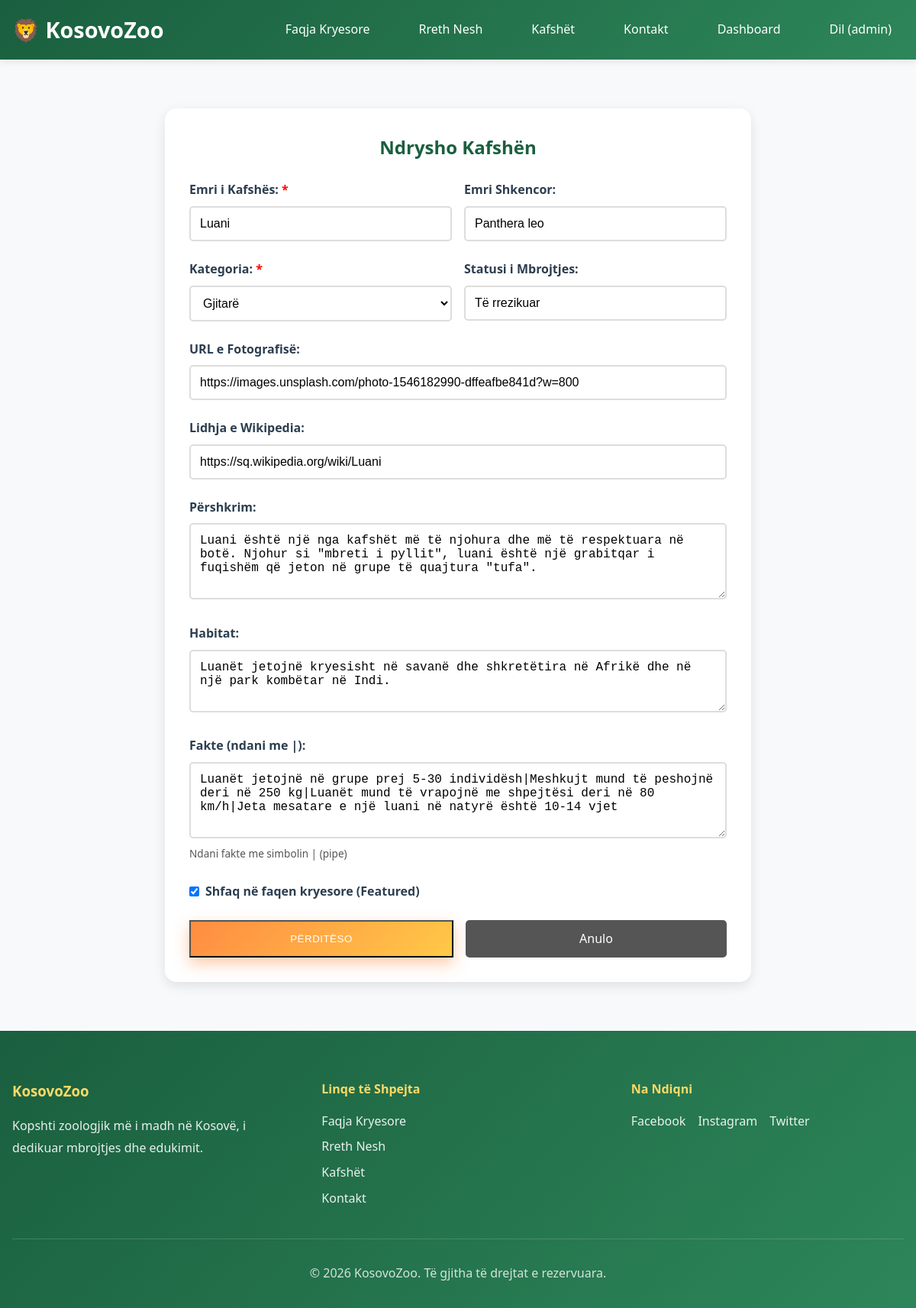
/admin/edit_animal.php?id=1 (signed in), run on the app's committed database.
### tables this page shows
CREATE TABLE IF NOT EXISTS users (
    id INT AUTO_INCREMENT PRIMARY KEY,
    username VARCHAR(50) UNIQUE NOT NULL,
    email VARCHAR(100) UNIQUE NOT NULL,
    password VARCHAR(255) NOT NULL,
    role ENUM('admin', 'user') DEFAULT 'user',
    created_at TIMESTAMP DEFAULT CURRENT_TIMESTAMP
);

CREATE TABLE IF NOT EXISTS animals (
    id INT AUTO_INCREMENT PRIMARY KEY,
    name VARCHAR(100) NOT NULL,
    scientific_name VARCHAR(150),
    category VARCHAR(50) NOT NULL,
    image_url VARCHAR(500),
    wikipedia_link VARCHAR(500),
    description TEXT,
    habitat TEXT,
    conservation_status VARCHAR(100),
    facts TEXT,
    featured BOOLEAN DEFAULT 0,
    created_at TIMESTAMP DEFAULT CURRENT_TIMESTAMP,
    updated_at TIMESTAMP DEFAULT CURRENT_TIMESTAMP ON UPDATE CURRENT_TIMESTAMP
);

### config.php (called while the page is built, shortened)
<?php
$db_host = 'localhost';
$db_user = 'root';
$db_pass = '';
$db_name = 'zoo';
$conn = mysqli_connect($db_host, $db_user, $db_pass, $db_name);
mysqli_set_charset($conn, "utf8mb4");
function isLoggedIn() {
    return isset($_SESSION['user_id']);
}
function isAdmin() {
    return isset($_SESSION['role']) && $_SESSION['role'] === 'admin';
}
function getCurrentUser() {
    global $conn;
    $user_id = (int)$_SESSION['user_id'];
    $query = "SELECT id, username, email, role FROM users WHERE id = $user_id";
    $result = mysqli_query($conn, $query);
    return mysqli_fetch_assoc($result);
}

### admin/edit_animal.php (the view, shortened to what this page needs)
<?php
require_once __DIR__ . '/../config.php';
$animal_id = isset($_GET['id']) ? (int)$_GET['id'] : 0;
$query = "SELECT * FROM animals WHERE id = $animal_id";
$result = mysqli_query($conn, $query);
$animal = mysqli_fetch_assoc($result);
?>
<!DOCTYPE html>
<html lang="sq">
<head>
    <link rel="stylesheet" href="../styles.css">
</head>
<body>
    <?php
    include __DIR__ . '/../includes/header.php';
    ?>
    <section class="admin-form-section">
        <div class="permbajtje" style="max-width: 800px; margin: 0 auto;">
            <div style="background: white; padding: 2rem; border-radius: 15px; box-shadow: 0 5px 15px rgba(0,0,0,0.1); position: relative; z-index: 1;">
                <h2 style="text-align: center; color: var(--green-dark); margin-bottom: 1.5rem;">Ndrysho Kafshën</h2>
                <form method="POST" action="" style="position: relative; z-index: 10;">
                    <div style="display: grid; grid-template-columns: 1fr 1fr; gap: 1rem; margin-bottom: 1.5rem;">
                        <div>
                            <label style="display: block; margin-bottom: 0.5rem; color: var(--text-dark); font-weight: 600;">
                                Emri i Kafshës: <span style="color: red;">*</span>
                            </label>
                            <input type="text" name="name" required
                                   value="<?php echo htmlspecialchars($animal['name']); ?>"
                                   style="width: 100%; padding: 0.75rem; border: 2px solid #ddd; border-radius: 5px; font-size: 1rem; background: white;">
                        </div>
                        <div>
                            <label style="display: block; margin-bottom: 0.5rem; color: var(--text-dark); font-weight: 600;">
                                Emri Shkencor:
                            </label>
                            <input type="text" name="scientific_name"
                                   value="<?php echo htmlspecialchars($animal['scientific_name']); ?>"
                                   style="width: 100%; padding: 0.75rem; border: 2px solid #ddd; border-radius: 5px; font-size: 1rem; background: white;">
                        </div>
                    </div>
                    <div style="display: grid; grid-template-columns: 1fr 1fr; gap: 1rem; margin-bottom: 1.5rem;">
                        <div>
                            <label style="display: block; margin-bottom: 0.5rem; color: var(--text-dark); font-weight: 600;">
                                Kategoria: <span style="color: red;">*</span>
                            </label>
                            <select name="category" required
                                    style="width: 100%; padding: 0.75rem; border: 2px solid #ddd; border-radius: 5px; font-size: 1rem; background: white;">
                                <option value="Gjitarë" <?php echo $animal['category'] == 'Gjitarë' ? 'selected' : ''; ?>>Gjitarë</option>
                            </select>
                        </div>
                        <div>
                            <label style="display: block; margin-bottom: 0.5rem; color: var(--text-dark); font-weight: 600;">
                                Statusi i Mbrojtjes:
                            </label>
                            <input type="text" name="conservation_status"
                                   value="<?php echo htmlspecialchars($animal['conservation_status']); ?>"
                                   style="width: 100%; padding: 0.75rem; border: 2px solid #ddd; border-radius: 5px; font-size: 1rem; background: white;">
                        </div>
                    </div>
                    <div style="margin-bottom: 1.5rem;">
                        <label style="display: block; margin-bottom: 0.5rem; color: var(--text-dark); font-weight: 600;">
                            URL e Fotografisë:
                        </label>
                        <input type="url" name="image_url"
                               value="<?php echo htmlspecialchars($animal['image_url']); ?>"
                               style="width: 100%; padding: 0.75rem; border: 2px solid #ddd; border-radius: 5px; font-size: 1rem; background: white;">
                    </div>
                    <div style="margin-bottom: 1.5rem;">
                        <label style="display: block; margin-bottom: 0.5rem; color: var(--text-dark); font-weight: 600;">
                            Lidhja e Wikipedia:
                        </label>
                        <input type="url" name="wikipedia_link"
                               value="<?php echo htmlspecialchars($animal['wikipedia_link']); ?>"
                               style="width: 100%; padding: 0.75rem; border: 2px solid #ddd; border-radius: 5px; font-size: 1rem; background: white;">
                    </div>
                    <div style="margin-bottom: 1.5rem;">
                        <label style="display: block; margin-bottom: 0.5rem; color: var(--text-dark); font-weight: 600;">
                            Përshkrim:
                        </label>
                        <textarea name="description" rows="4"
                                  style="width: 100%; padding: 0.75rem; border: 2px solid #ddd; border-radius: 5px; font-size: 1rem; background: white; resize: vertical;"><?php echo htmlspecialchars($animal['description']); ?></textarea>
                    </div>
                    <div style="margin-bottom: 1.5rem;">
                        <label style="display: block; margin-bottom: 0.5rem; color: var(--text-dark); font-weight: 600;">
                            Habitat:
                        </label>
                        <textarea name="habitat" rows="3"
                                  style="width: 100%; padding: 0.75rem; border: 2px solid #ddd; border-radius: 5px; font-size: 1rem; background: white; resize: vertical;"><?php echo htmlspecialchars($animal['habitat']); ?></textarea>
                    </div>
                    <div style="margin-bottom: 1.5rem;">
                        <label style="display: block; margin-bottom: 0.5rem; color: var(--text-dark); font-weight: 600;">
                            Fakte (ndani me |):
                        </label>
                        <textarea name="facts" rows="4"
                                  style="width: 100%; padding: 0.75rem; border: 2px solid #ddd; border-radius: 5px; font-size: 1rem; background: white; resize: vertical;"><?php echo htmlspecialchars($animal['facts']); ?></textarea>
                        <small style="color: var(--text-medium); font-size: 0.85rem;">Ndani fakte me simbolin | (pipe)</small>
                    </div>
                    <div style="margin-bottom: 1.5rem;">
                        <label style="display: flex; align-items: center; gap: 0.5rem; color: var(--text-dark); font-weight: 600;">
                            <input type="checkbox" name="featured" value="1" <?php echo $animal['featured'] ? 'checked' : ''; ?>>
                            Shfaq në faqen kryesore (Featured)
                        </label>
                    </div>
                    <div style="display: flex; gap: 1rem;">
                        <button type="submit" class="buton butonkryesor" style="flex: 1; padding: 0.75rem; position: relative; z-index: 10;">
                            Përditëso
                        </button>
                        <a href="animals.php" class="buton" style="flex: 1; padding: 0.75rem; text-align: center; text-decoration: none; background: var(--text-medium); color: white; border-radius: 5px; position: relative; z-index: 10;">
                            Anulo
                        </a>
                    </div>
                </form>
            </div>
        </div>
    </section>
    <?php include __DIR__ . '/../includes/footer.php'; ?>
</body>
</html>

### includes/header.php (shortened to what this page needs)
<?php
$current_dir = dirname($_SERVER['PHP_SELF']);
$base_path = ($current_dir == '/admin' || strpos($current_dir, '/admin') !== false) ? '../' : '';
?>
<!DOCTYPE html>
<html lang="sq">
<head>
    <link rel="stylesheet" href="<?php echo $base_path; ?>styles.css?v=<?php echo time(); ?>">
</head>
<body>
    <header class="krye">
        <div class="permbajtje">
            <div class="logo">
                <h1><a href="<?php echo $base_path; ?>index.php" style="color:inherit;text-decoration:none;">🦁 KosovoZoo</a></h1>
            </div>
            <nav class="navigim">
                <ul>
                    <li><a href="<?php echo $base_path; ?>index.php" class="<?php echo basename($_SERVER['PHP_SELF']) == 'index.php' ? 'active' : ''; ?>">Faqja Kryesore</a></li>
                    <li><a href="<?php echo $base_path; ?>about.php" class="<?php echo basename($_SERVER['PHP_SELF']) == 'about.php' ? 'active' : ''; ?>">Rreth Nesh</a></li>
                    <li><a href="<?php echo $base_path; ?>animals.php" class="<?php echo basename($_SERVER['PHP_SELF']) == 'animals.php' ? 'active' : ''; ?>">Kafshët</a></li>
                    <li><a href="<?php echo $base_path; ?>contact.php" class="<?php echo basename($_SERVER['PHP_SELF']) == 'contact.php' ? 'active' : ''; ?>">Kontakt</a></li>
                    <?php if (function_exists('isLoggedIn') && isLoggedIn()): ?>
                        <?php
                        $currentUser = function_exists('getCurrentUser') ? getCurrentUser() : null;
                        if ($currentUser && function_exists('isAdmin') && isAdmin()):
                        ?>
                            <li><a href="<?php echo $base_path; ?>admin/dashboard.php">Dashboard</a></li>
                        <?php endif; ?>
                        <?php if ($currentUser): ?>
                            <li><a href="<?php echo $base_path; ?>logout.php">Dil (<?php echo htmlspecialchars($currentUser['username']); ?>)</a></li>
                        <?php else: ?>
                            <li><a href="<?php echo $base_path; ?>logout.php">Dil</a></li>
                        <?php endif; ?>
                    <?php else: ?>
                        <li><a href="<?php echo $base_path; ?>login.php">Hyr</a></li>
                        <li><a href="<?php echo $base_path; ?>signup.php">Regjistrohu</a></li>
                    <?php endif; ?>
                </ul>
            </nav>
        </div>
    </header>

### styles.css (style rules this page uses)
* { margin: 0; padding: 0; box-sizing: border-box; }
:root { --green-dark: #1a5f3f; --green-medium: #2d8659; --green-light: #4a9d73; --green-lighter: #6bb894; --green-lightest: #a8dcc4; --white: #ffffff; --white-off: #f8f9fa; --orange: #ff8c42; --orange-light: #ffa366; --yellow: #ffc947; --yellow-light: #ffd966; --text-dark: #2c3e50; --text-medium: #555; --text-light: #777; --spacing-xs: 0.5rem; --spacing-sm: 1rem; --spacing-md: 2rem; --spacing-lg: 3rem; --spacing-xl: 4rem; }
body { font-family: 'Segoe UI', Tahoma, Geneva, Verdana, sans-serif; line-height: 1.6; color: var(--text-dark); background-color: var(--white); }
.permbajtje { max-width: 1200px; margin: 0 auto; padding: 0 var(--spacing-sm); }
.krye { background: linear-gradient(135deg, var(--green-dark) 0%, var(--green-medium) 100%); color: var(--white); padding: var(--spacing-sm) 0; position: sticky; top: 0; z-index: 1000; box-shadow: 0 2px 10px rgba(0, 0, 0, 0.1); }
.krye .permbajtje { display: flex; justify-content: space-between; align-items: center; }
.logo h1 { font-size: 1.8rem; font-weight: bold; }
.navigim ul { display: flex; list-style: none; gap: var(--spacing-md); }
.navigim a { color: var(--white); text-decoration: none; font-weight: 500; transition: color 0.3s ease; padding: var(--spacing-xs) var(--spacing-sm); border-radius: 5px; }
.butonkryesor { background: linear-gradient(135deg, var(--orange) 0%, var(--yellow) 100%); color: var(--white); box-shadow: 0 8px 20px rgba(255, 140, 66, 0.45); letter-spacing: 0.5px; text-transform: uppercase; position: relative; overflow: hidden; }
.butonkryesor::after { content: ''; position: absolute; top: 0; left: -50%; width: 50%; height: 100%; background: linear-gradient(120deg, rgba(255, 255, 255, 0.5), transparent); transform: skewX(-25deg); opacity: 0; transition: all 0.4s ease; }
section { padding: var(--spacing-xl) 0; }
.admin-form-section { padding: var(--spacing-xl) 0; background-color: var(--white-off); }
input[type="text"], input[type="email"], input[type="password"] { pointer-events: auto !important; user-select: text !important; -webkit-user-select: text !important; -moz-user-select: text !important; -ms-user-select: text !important; }
form { pointer-events: auto !important; }
form input { pointer-events: auto !important; }

### data on the page
users: username "admin"
animals: name "Luani", scientific_name "Panthera leo", category "Gjitarë", conservation_status "Të rrezikuar", image_url "https://images.unsplash.com/photo-1546182990-dffeafbe841d?w=800", wikipedia_link "https://sq.wikipedia.org/wiki/Luani", description "Luani është një nga kafshët më të njohura dhe më të respektuara në botë. Njohur si \"mbreti i pyllit\", luani është një grabitqar i fuqishëm që jeton në grupe të quajtura \"tufa\".", habitat "Luanët jetojnë kryesisht në savanë dhe shkretëtira në Afrikë dhe në një park kombëtar në Indi.", facts "Luanët jetojnë në grupe prej 5-30 individësh|Meshkujt mund të peshojnë deri në 250 kg|Luanët mund të vrapojnë me shpejtësi deri në 80 km/h|Jeta mesatare e një luani në natyrë është 10-14 vjet", featured "☑"
